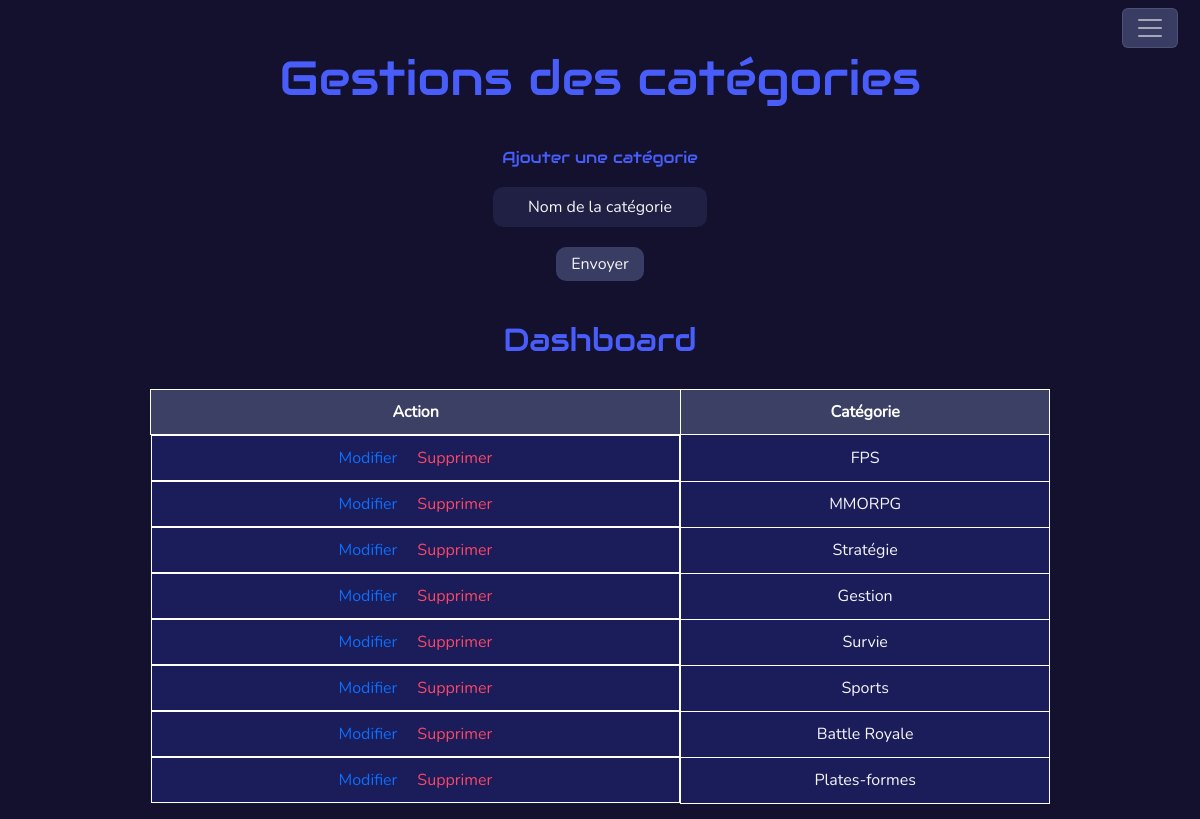
The app's page /admin/categories.php (signed in) with its own data.
### tables this page shows
CREATE TABLE `category` (
  `category_id` int NOT NULL,
  `category_name` varchar(255) NOT NULL
);

### src/admin/categories.php (the view, shortened to what this page needs)
<?php
require_once("../connect.php");
$sql = "SELECT * FROM category WHERE category_id";
$query = $db->prepare($sql);
$query->execute();
$categories = $query->fetchAll(PDO::FETCH_ASSOC);
?>
<?php include "./template/navbar.php"; ?>
<main>
    <section class="page">
        <h1>Gestions des catégories</h1>
    </section>
    <section class="formulaire">
        <form action="" method="POST" id="formajout" enctype="multipart/form-data">
            <h4>Ajouter une catégorie</h4>
            <div class="container-title">
                <input type="text" placeholder="Nom de la catégorie" name="category_name" id="title" style="margin-bottom: 20px;" required>
            </div>
            <button type="submit" class="send">Envoyer</button>
        </form>
    </section>
    <section class="dashboard">
        <h2>Dashboard</h2>
        <table>
            <thead>
                <tr>
                    <th>Action</th>
                    <th>Catégorie</th>
                </tr>
            </thead>
            <?php foreach ($categories as $category) { ?>
                <tbody>
                    <tr data-page="1">
                        <td class="actions">
                            <a href="editcategory.php?id=<?= $category["category_id"] ?>" class="btn-edit">Modifier</a>
                            <a href="deletecategory.php?id=<?= $category["category_id"] ?>" class="btn-delete">Supprimer</a>
                        </td>
                        <td><?= $category["category_name"] ?></td>
                    </tr>
                </tbody>
            <?php } ?>
        </table>
    </section>
</main>
</body>
</html>

### src/css/style.css (style rules this page uses)
:root { --colorMain: #13112e; --colorSecondary: #201f44; --colorButton: #3a3d63; --colorTitle: #485dfa; --colorBackOffice: #fa4866; --colorPara: #f5f5f5; --colorBlack: #1e1e1e; --colorSuccess: #48fa81; --fsize: 3em; --fsize2: 2.18em; --fsize3: 2.1em; --fsize4: 1.3em; --fsize5: 1em; --audioRegular: "Audiowide-Regular"; --NunitoBlack: "Nunito-Black"; --NunitoBold: "Nunito-Bold"; --NunitoRegular: "Nunito-Regular"; --font-size-h1-min: 24px; --font-size-h1-preferred: 6vw; --font-size-h1-max: 48px; --font-size-h2-min: 20px; --font-size-h2-preferred: 5vw; --font-size-h2-max: 40px; --font-size-p-min: 16px; --font-size-p-preferred: 3vw; --font-size-p-max: 22px; }
*::before, *::after { box-sizing: border-box; }
* { padding: 0; margin: 0; box-sizing: border-box; list-style: none; }
body { background: var(--colorMain); color: var(--colorPara); font-family: var(--NunitoRegular); }
a { text-decoration: none; }
h1, h2, h3, h4 { color: var(--colorTitle); font-family: var(--audioRegular); }
section { width: 100%; }
button { font-family: var(--NunitoRegular); background: var(--colorButton); }
body { min-height: 100vh; }

### src/admin/css/panel.css (style rules this page uses)
.page { padding-top: 80px; text-align: center; }
.page h1 { font-size: clamp( var(--font-size-h1-min), var(--font-size-h1-preferred), var(--font-size-h1-max) ); }

### src/admin/css/admin_profil.css (style rules this page uses)
.page { padding-top: 50px; text-align: center; }
.page h1 { font-size: clamp( var(--font-size-h1-min), var(--font-size-h1-preferred), var(--font-size-h1-max) ); }
.send { color: var(--colorPara); padding: 5px 15px; border-radius: 10px; border: none; }

### src/admin/css/gestions.css (style rules this page uses)
.formulaire { margin-top: 40px; }
.formulaire h4 { text-align: center; margin-bottom: 20px; font-size: var(--fsize5); }
.formulaire form { display: flex; flex-direction: column; align-items: center; }
.formulaire form input { padding: 8px; border-radius: 10px; background: var(--colorSecondary); color: var(--colorPara); border: none; }
.formulaire form input::placeholder { color: var(--colorPara); text-align: center; }
.send { color: var(--colorPara); padding: 5px 15px; border-radius: 10px; border: none; }
.dashboard { margin-top: 40px; text-align: center; }
.dashboard h2 { margin-bottom: 30px; }
table { width: 300px; border-collapse: collapse; background-color: #15143b; margin: auto auto 15px auto; }
th, td { border: 1px solid white; padding: 10px; text-align: center; }
th { background-color: #3c4065; color: white; }
td { background-color: #1b1c5a; }
td.actions { display: flex; flex-direction: column; }
.btn-delete { color: var(--colorBackOffice); }
@media all and (min-width: 1024px) { table { width: 900px; } }
@media all and (min-width: 1024px) { td.actions { flex-direction: row; justify-content: center; gap: 20px; } }

### records on screen
category: category_name "FPS"
category: category_name "MMORPG"
category: category_name "Stratégie"
category: category_name "Gestion"
category: category_name "Survie"
category: category_name "Sports"
category: category_name "Battle Royale"
category: category_name "Plates-formes"
